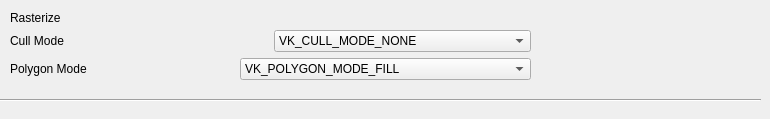
       <widget class="QWidget" name="graphicsPipeline">
        <attribute name="title">
         <string>Graphics Pipeline</string>
        </attribute>
        <widget class="QLabel" name="rasterizerLabel">
         <property name="geometry">
          <rect>
           <x>10</x>
           <y>10</y>
           <width>51</width>
           <height>16</height>
          </rect>
         </property>
         <property name="toolTip">
          <string>&lt;html&gt;&lt;head/&gt;&lt;body&gt;&lt;p&gt;Rasterizer creates fragments out of vertices and also performs depth testing, face culling and scissor test.&lt;/p&gt;&lt;/body&gt;&lt;/html&gt;</string>
         </property>
         <property name="text">
          <string>Rasterizer</string>
         </property>
        </widget>
        <widget class="Line" name="rasterizerSpacer">
         <property name="geometry">
          <rect>
           <x>0</x>
           <y>90</y>
           <width>761</width>
           <height>20</height>
          </rect>
         </property>
         <property name="orientation">
          <enum>Qt::Horizontal</enum>
         </property>
        </widget>
        <widget class="QWidget" name="layoutWidget">
         <property name="geometry">
          <rect>
           <x>10</x>
           <y>30</y>
           <width>521</width>
           <height>52</height>
          </rect>
         </property>
         <layout class="QVBoxLayout" name="verticalLayout">
          <item>
           <layout class="QHBoxLayout" name="horizontalLayout">
            <item>
             <widget class="QLabel" name="label">
              <property name="toolTip">
               <string>&lt;html&gt;&lt;head/&gt;&lt;body&gt;&lt;p&gt;Specify Cull Mode such as none, front-, back- or front-and-back culling.&lt;/p&gt;&lt;/body&gt;&lt;/html&gt;</string>
              </property>
              <property name="text">
               <string>Cull Mode</string>
              </property>
             </widget>
            </item>
            <item>
             <widget class="QComboBox" name="comboBox">
              <property name="minimumSize">
               <size>
                <width>201</width>
                <height>0</height>
               </size>
              </property>
              <item>
               <property name="text">
                <string>VK_CULL_MODE_NONE</string>
               </property>
              </item>
              <item>
               <property name="text">
                <string>VK_CULL_MODE_BACK_BIT</string>
               </property>
              </item>
              <item>
               <property name="text">
                <string>VK_CULL_MODE_FRONT_BIT</string>
               </property>
              </item>
              <item>
               <property name="text">
                <string>VK_CULL_MODE_FRONT_AND_BACK</string>
               </property>
              </item>
             </widget>
            </item>
           </layout>
          </item>
          <item>
           <layout class="QHBoxLayout" name="horizontalLayout_2">
            <item>
             <widget class="QLabel" name="label_2">
              <property name="toolTip">
               <string>&lt;html&gt;&lt;head/&gt;&lt;body&gt;&lt;p&gt;Specify how Polygons should be drawn.&lt;/p&gt;&lt;/body&gt;&lt;/html&gt;</string>
              </property>
              <property name="text">
               <string>Polygon Mode</string>
              </property>
             </widget>
            </item>
            <item>
             <widget class="QComboBox" name="comboBox_2">
              <property name="minimumSize">
               <size>
                <width>241</width>
                <height>0</height>
               </size>
              </property>
              <property name="toolTip">
               <string>&lt;html&gt;&lt;head/&gt;&lt;body&gt;&lt;p&gt;&lt;span style=&quot; font-weight:600;&quot;&gt;VK_POLYGON_MODE_FILL&lt;/span&gt;: fill the area of the polygon with fragments&lt;/p&gt;&lt;p&gt;&lt;span style=&quot; font-weight:600;&quot;&gt;VK_POLYGON_MODE_LINE&lt;/span&gt;: polygon edges are drawn as lines&lt;/p&gt;&lt;p&gt;&lt;span style=&quot; font-weight:600;&quot;&gt;VK_POLYGON_MODE_POINT&lt;/span&gt;: polygon vertices are drawn as points&lt;/p&gt;&lt;/body&gt;&lt;/html&gt;</string>
              </property>
              <item>
               <property name="text">
                <string>VK_POLYGON_MODE_FILL</string>
               </property>
              </item>
              <item>
               <property name="text">
                <string>VK_POLYGON_MODE_LINE</string>
               </property>
              </item>
              <item>
               <property name="text">
                <string>VK_POLYGON_MODE_POINT</string>
               </property>
              </item>
              <item>
               <property name="text">
                <string>VK_POLYGON_MODE_FILL_RECTANGLE_NV</string>
               </property>
              </item>
             </widget>
            </item>
           </layout>
          </item>
         </layout>
        </widget>
       </widget>
